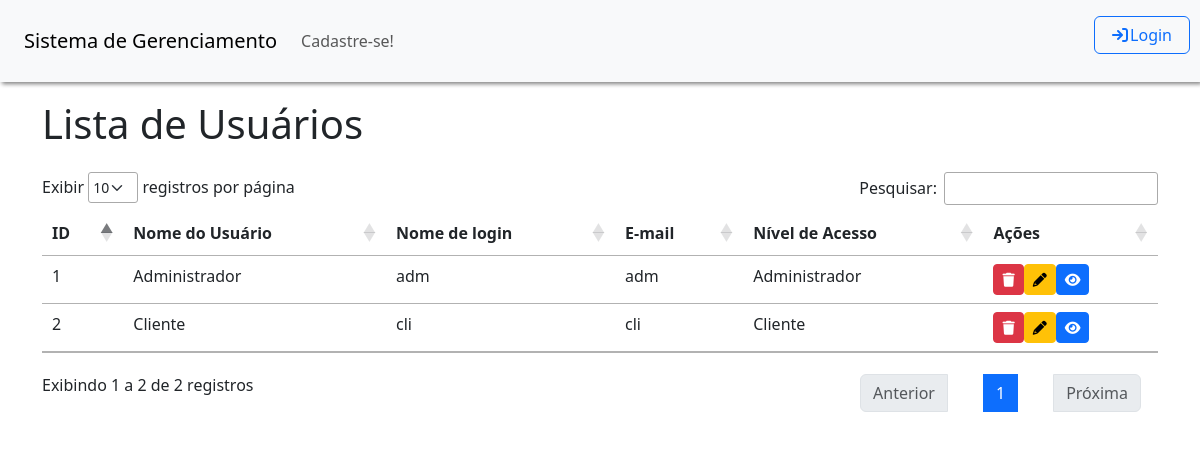
Page /Tela_Listar_Usuarios.php on the committed database.
### tables this page shows
CREATE TABLE IF NOT EXISTS usuarios (
  idusuario INT NOT NULL AUTO_INCREMENT,
  nome_usuario VARCHAR(45) NOT NULL,
  nome_login VARCHAR(45) NOT NULL,
  email VARCHAR(45) NOT NULL,
  senha VARCHAR(100) NOT NULL,
  nivel_acesso INT NOT NULL,
  ativo INT NOT NULL,
  PRIMARY KEY (idusuario));

### controllers/controller_usuario.php (the view, shortened to what this page needs)
<?php
function listarUsuarios() {
    $conexao = conectarBanco();
    if ($_SERVER['REQUEST_METHOD'] === 'POST') {
        $nome_usuario = $_POST['nome_usuario'];
        $sql = "SELECT * FROM usuarios WHERE ativo = 1";
        if (!empty($nome_usuario)) {
            $sql .= " AND nome_usuario LIKE '%$nome_usuario%'";
        }
        $result = $conexao->query($sql);
    } else {
        $sql = 'SELECT * FROM usuarios WHERE ativo = 1';
        $result = $conexao->query($sql);
    }
    if ($result->num_rows >= 0) {
        while ($row = $result->fetch_assoc()) {
            echo '<tr id="row-' . $row['idusuario'] . '">';
            echo '<td>' . $row['idusuario'] . '</td>';
            echo '<td>' . $row['nome_usuario'] . '</td>';
            echo '<td>' . $row['nome_login'] . '</td>';
            echo '<td>' . $row['email'] . '</td>';
            if ($row['nivel_acesso'] == 1) {
                echo '<td>Administrador</td>';
            } else {
                echo '<td>Cliente</td>';
            }
            echo '<td style="display: flex">';
            if ($row['idusuario'] != $_SESSION['idusuario']) {
                echo '<button name="btn-excluir" type="button" class="btn btn-danger btn-sm" onclick="excluirUsuario(' . $row['idusuario'] . ')">';
                echo '<i class="fas fa-trash"></i>';
                echo '</button>';
            } else {
                echo '<button name="btn-excluir" type="button" class="btn btn-disabled btn-sm">';
                echo '<i class="fas fa-trash"></i>';
                echo '</button>';
            }
            echo '<a href="Tela_Alterar_Usuario.php?idusuario=' . $row['idusuario'] . '"><button type="button" class="btn btn-warning btn-sm")">';
            echo '<i class="fas fa-pencil"></i>';
            echo '</button></a>';
            echo '<a href="Tela_Visualizar_Usuario.php?idusuario=' . $row['idusuario'] . '"><button type="button" class="btn btn-primary btn-sm")">';
            echo '<i class="fas fa-eye"></i>';
            echo '</button></a>';
            echo '</td>';
            echo '</tr>';
        }
    } else {
        echo '<tr><td colspan="7">Nenhum dado encontrado.</td></tr>';
    }
}
?>

### css/style.css (style rules this page uses)
html, body { height: 100%; }
body { display: -ms-flexbox; display: -webkit-box; display: flex; -ms-flex-align: center; -ms-flex-pack: center; -webkit-box-align: center; align-items: center; -webkit-box-pack: center; justify-content: center; padding-top: 40px; padding-bottom: 40px; background-color: #f5f5f5; }

### rows in the picture
usuarios: idusuario "1", nome_usuario "Administrador", nome_login "adm", email "adm", nivel_acesso "Administrador"
usuarios: idusuario "2", nome_usuario "Cliente", nome_login "cli", email "cli", nivel_acesso "Cliente"
